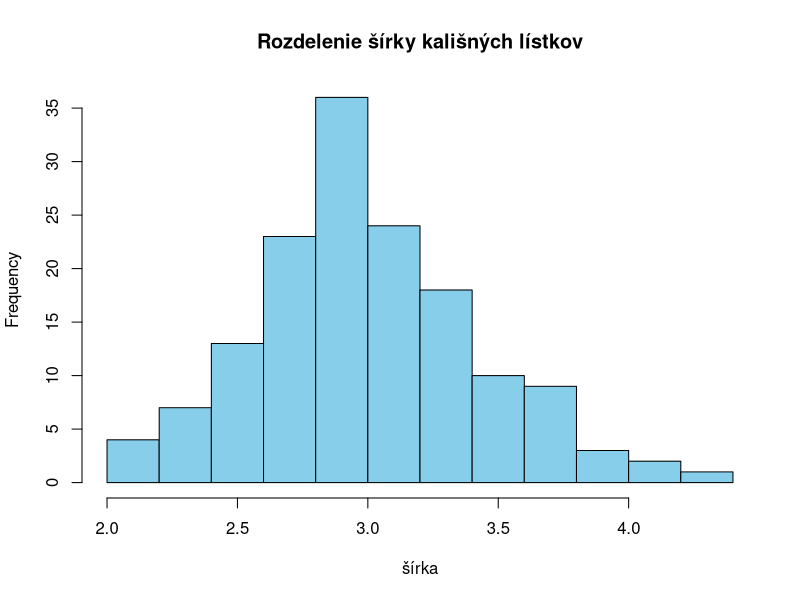
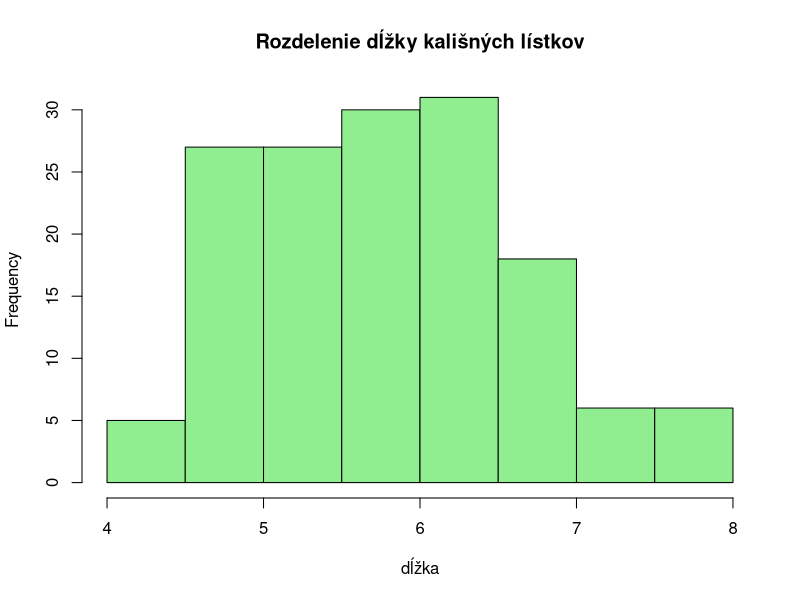
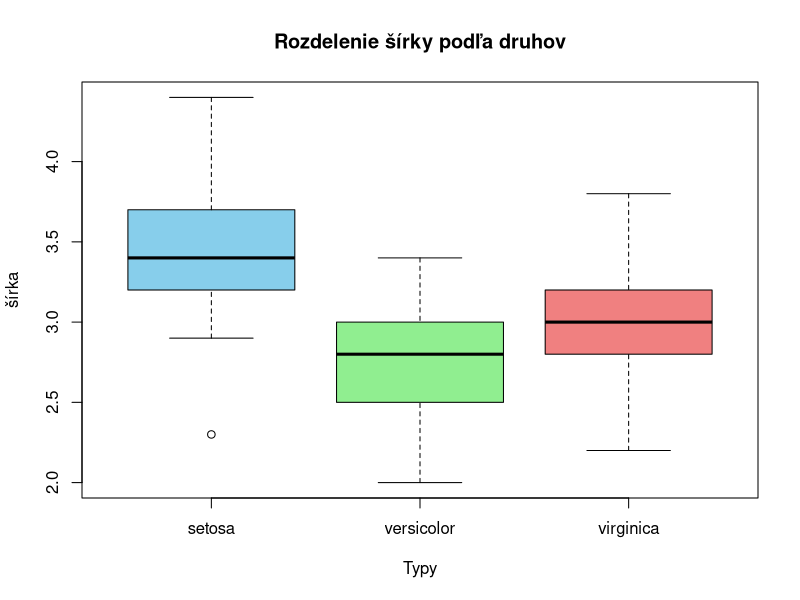
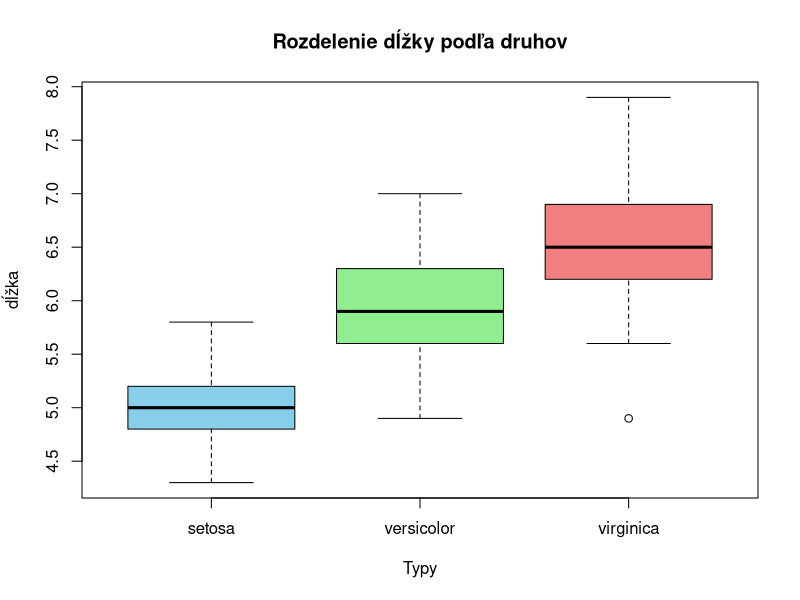
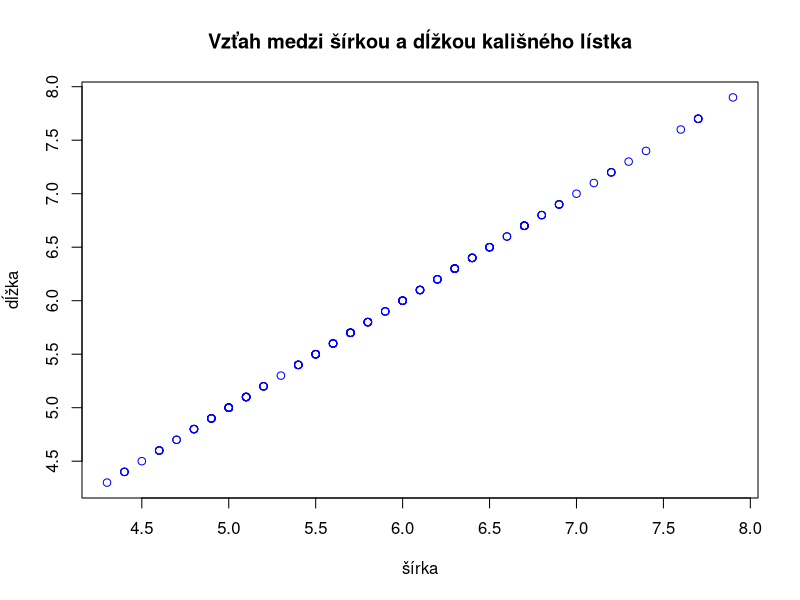
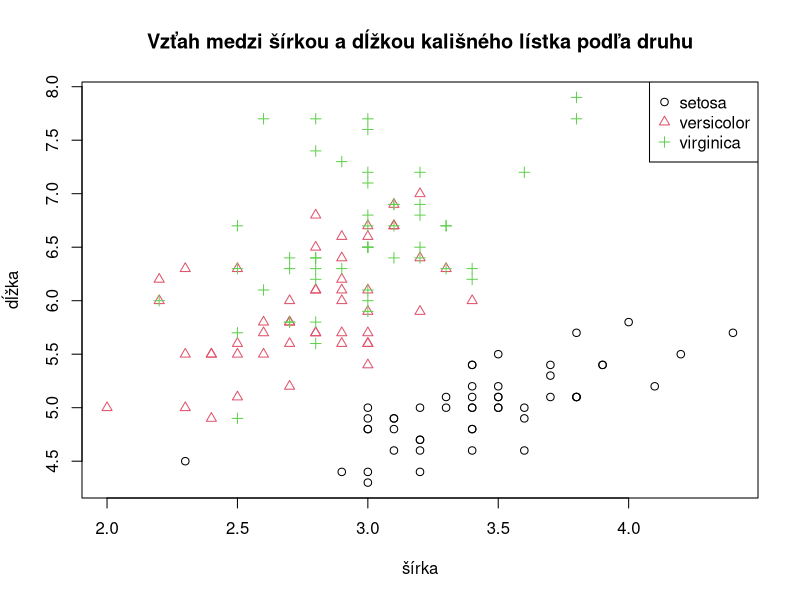

R code for these plots, in order:
data(iris)

dat <- iris 

dat[, "dĺžka"] <- dat[, "Sepal.Length"]
dat[, "šírka"] <- dat[, "Sepal.Width"]
dat <- dat[, !(names(dat) %in% c("Sepal.Length", "Sepal.Width"))]
str(dat)

summary(dat)

hist(dat$šírka, main = "Rozdelenie šírky kališných lístkov", xlab = "šírka", col = "skyblue")

hist(dat$dĺžka, main = "Rozdelenie dĺžky kališných lístkov", xlab = "dĺžka", col = "lightgreen")

means <- aggregate(. ~ Species, data = dat[, c("šírka", "dĺžka", "Species")], FUN = mean)
means


boxplot(šírka ~ Species, data = dat, main = "Rozdelenie šírky podľa druhov", xlab = "Typy", ylab = "šírka", col = c("skyblue", "lightgreen", "lightcoral"))

boxplot(dĺžka ~ Species, data = dat, main = "Rozdelenie dĺžky podľa druhov", xlab = "Typy", ylab = "dĺžka", col = c("skyblue", "lightgreen", "lightcoral"))

plot(dat$dĺžka, dat$dĺžka, main = "Vzťah medzi šírkou a dĺžkou kališného lístka", xlab = "šírka", ylab = "dĺžka", col = "blue")



plot(dĺžka ~ šírka, data = dat, col = as.numeric(dat$Species), pch = as.numeric(dat$Species), main = "Vzťah medzi šírkou a dĺžkou kališného lístka podľa druhu", xlab = "šírka", ylab = "dĺžka")
legend("topright", legend = levels(dat$Species), col = 1:length(levels(dat$Species)), pch = 1:length(levels(dat$Species)))


